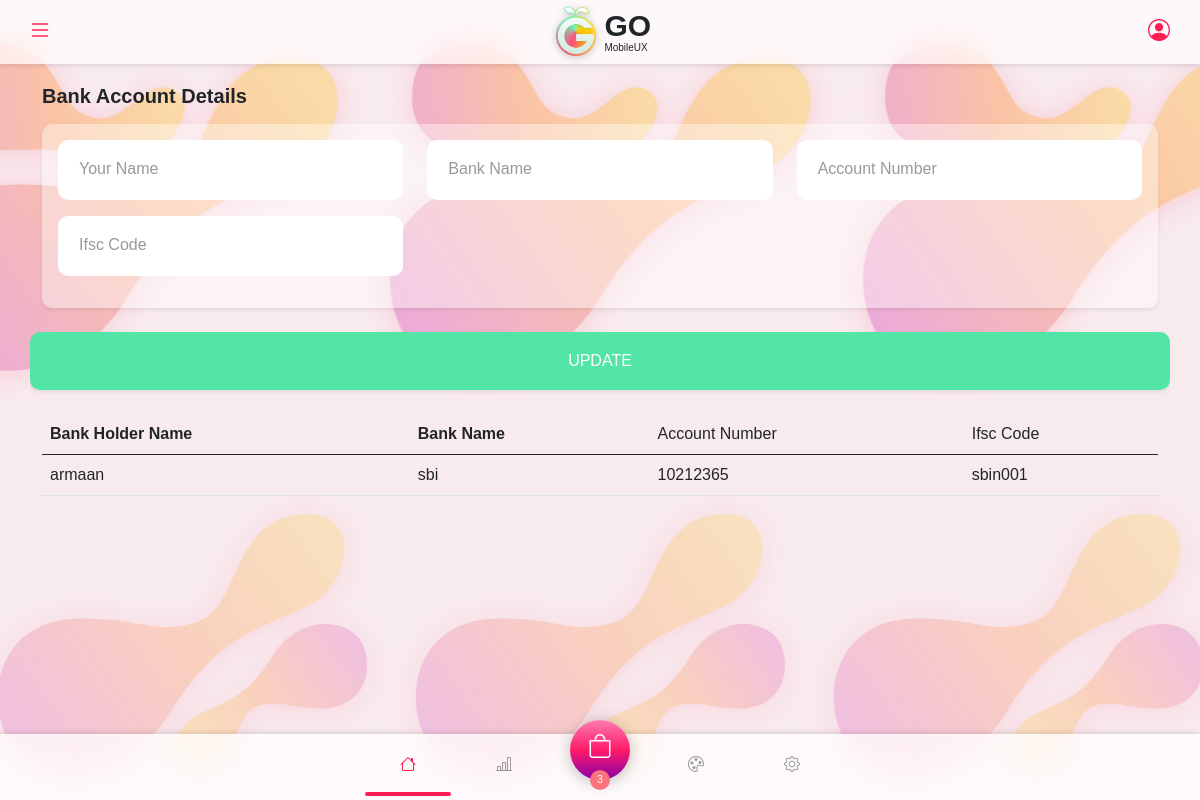
Page /Kyc/ (signed in) on the earlier database version.
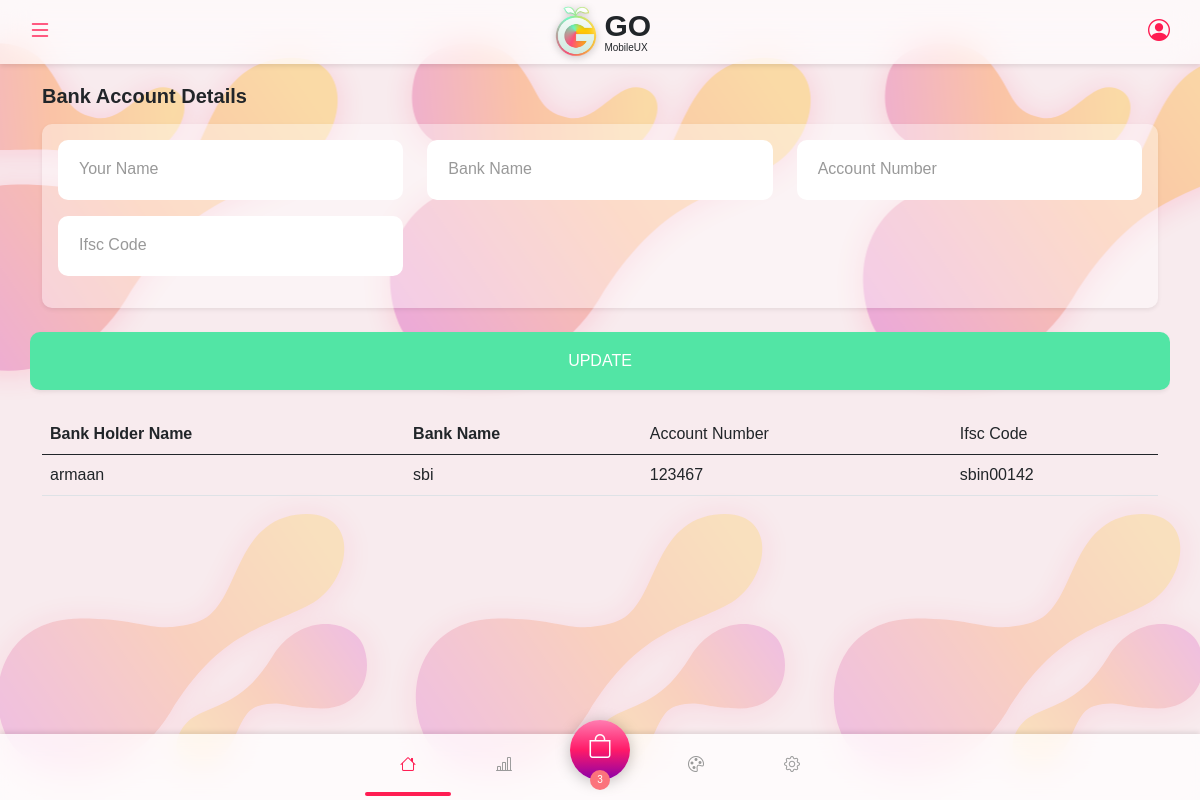
Same page on the later database version.
### shopping_app/models.py (models this page shows, shortened)
class Kyc(models.Model):
    user = models.ForeignKey(to=Profile,on_delete=CASCADE)
    bank_holder_name=models.CharField(max_length=50)
    bank_name = models.CharField(max_length=100)
    account_number = models.CharField(max_length=100)
    ifsc_code = models.CharField(max_length=50)

### shopping_app/views.py (the view, shortened to what this page needs)
# urls.py: path("Kyc/",views.kyc,name="kyc"),
def kyc(request):
    user = Profile.objects.get(user=request.user)
    kyc = Kyc.objects.all()
    return render(request,'kyc/kyc.html',{'kyc':kyc})

### templates/kyc/kyc.html (shortened to what this page needs)
{% extends 'Base/base.html' %}
{% load static %}
{% block main-content %}
<div class="row mb-3">
    <div class="col">
        <h5 class="mb-0">Bank Account Details</h5>
    </div>
</div>
<form  method="POST">
<div class="row">
    <div class="col-12">
        <div class="card card-light shadow-sm mb-4">
            <div class="card-body">
                <div class="row">
                    <div class="col-12 col-md-6 col-lg-4 mb-3">
                        <div class="form-group form-floating">
                            <input type="text" class="form-control" id="address1"
                                placeholder="Your Name" name="name">
                            <label class="form-control-label" for="address1">Your Name</label>
                        </div>
                    </div>
                    <div class="col-12 col-md-6 col-lg-4 mb-3">
                        <div class="form-group form-floating">
                            <input type="text" class="form-control" id="address1"
                                placeholder="Your Name" name="bank_name">
                            <label class="form-control-label" for="address1">Bank Name</label>
                        </div>
                    </div>
                    <div class="col-12 col-md-6 col-lg-4 mb-3">
                        <div class="form-group form-floating">
                            <input type="text" class="form-control" id="address2"
                                placeholder="Account Number" name="account_no">
                            <label class="form-control-label" for="address2">Account Number</label>
                        </div>
                    </div>
                    <div class="col-12 col-md-6 col-lg-4 mb-3">
                        <div class="form-group form-floating">
                            <input type="text" class="form-control" id="address3"
                                placeholder="Ifsc Code" name="ifsc_code">
                            <label class="form-control-label" for="address3">Ifsc Code</label>
                        </div>
                    </div>
                </div>
            </div>
        </div>
    </div>
</div>
<div class="row h-100 mb-4">
    <input class="btn btn-lg btn-default shadow-sm" type="submit" value="Update">
</div>
</form>
<table class="table">
    <thead>
      <tr>
        <th scope="col">Bank Holder Name</th>
        <th scope="col">Bank Name</th>
        <td scope="col">Account Number</td>
        <td scope="col">Ifsc Code</td>
      </tr>
    </thead>
    <tbody>
        {% for i in kyc %}
      <tr>
        <td>{{i.bank_holder_name}}</td>
        <td>{{i.bank_name}}</td>
        <td>{{i.account_number}}</td>
        <td>{{i.ifsc_code}}</td>
    </tr>
    {% endfor %}
{% endblock main-content %}

Differences in the rows shown:
changed Kyc "armaan": account_number "10212365" → "123467"; ifsc_code "sbin001" → "sbin00142"
